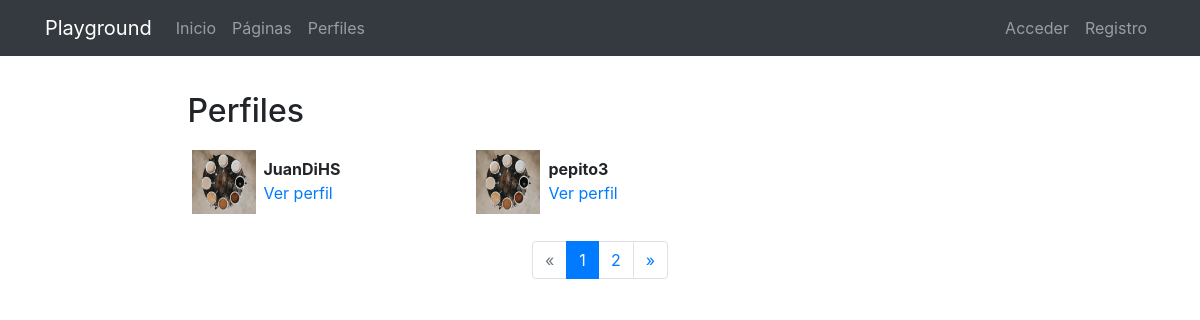
/profiles/, run on the app's committed database.
### registration/models.py (models this page shows)
class Profile(models.Model):
    user = models.OneToOneField(User, on_delete=models.CASCADE)
    avatar = models.ImageField(upload_to=custom_upload_to, null=True, blank=True)
    bio = models.TextField(null=True, blank=True)
    link = models.URLField(max_length=200, null=True, blank=True)
    class Meta:
        ordering = ['user__username']

### profiles/views.py (the view)
# urls.py: path('', ProfileListView.as_view(), name='list'),
class ProfileListView(ListView):
    model = Profile
    template_name = 'profiles/profile_list.html'
    paginate_by = 2

### profiles/templates/profiles/profile_list.html (shortened to what this page needs)
{% extends 'core/base.html' %}
{% load static %}
{% block content %}
<main role="main">
  <div class="container">
    <div class="row mt-3">
      <div class="col-md-9 mx-auto mb-5">
        <h2>Perfiles</h2>
        <div class="row">
          {% for profile in profile_list %}
            <div class="col-md-4 mt-2 mb-3 ">
              <div class="row p-1">
                <div class="col-md-12">
                  {% if profile.avatar %}
                    <img src="{{profile.avatar.url}}" class="img-fluid profile-avatar">
                  {% else %}
                    <img src="{% static 'registration/img/no-avatar.jpg' %}" class="img-fluid profile-avatar">
                  {% endif %}
                  <p class="profile-data">
                    <b>{{profile.user|truncatechars:"16"}}</b><br>
                    <a href="{% url 'profiles:detail' profile.user %}">Ver perfil</a>
                  </p>
                </div>
              </div>
            </div>
          {% endfor %}
        </div>
{% if is_paginated %}
<nav aria-label="Page navigation">
  <ul class="pagination justify-content-center">
    {% if page_obj.has_previous %}
      <li class="page-item ">
        <a class="page-link" href="?page={{ page_obj.previous_page_number }}">&laquo;</a>
      </li>
    {% else %}
      <li class="page-item disabled">
        <a class="page-link" href="#" tabindex="-1">&laquo;</a>
      </li>
    {% endif %}
    {% for i in paginator.page_range %}
      <li class="page-item {% if page_obj.number == i %}active{% endif %}">
        <a class="page-link" href="?page={{ i }}">{{ i }}</a>
      </li>
    {% endfor %}
    {% if page_obj.has_next %}
      <li class="page-item ">
        <a class="page-link" href="?page={{ page_obj.next_page_number }}">&raquo;</a>
      </li>
    {% else %}
      <li class="page-item disabled">
        <a class="page-link" href="#" tabindex="-1">&raquo;</a>
      </li>
    {% endif %}
  </ul>
</nav>
{% endif %}
      </div>
    </div>
  </div>
</main>
{% endblock %}

### core/templates/core/base.html (shortened to what this page needs)
<!DOCTYPE html>
<html lang="es">
  <head>
    {% load static %}
    <link href="{% static 'core/vendor/bootstrap/css/bootstrap.min.css' %}" rel="stylesheet">
    <link href="{% static 'core/vendor/font-awesome/css/font-awesome.min.css' %}" rel="stylesheet" type="text/css">
    <link href="{% static 'core/css/main.css' %}" rel="stylesheet">
  </head>
  <body>
    <body>
      <nav class="navbar navbar-expand-lg navbar-dark bg-dark">
        <div class="container">
          <a class="navbar-brand" href="{% url 'home' %}">Playground</a>
          <div class="collapse navbar-collapse" id="ned">
            <ul class="navbar-nav mr-auto">
              <li class="nav-item">
                <a class="nav-link" href="{% url 'home' %}">Inicio</a>
              </li>
              <li class="nav-item">
                <a class="nav-link" href="{% url 'pages:pages' %}">Páginas</a>
              </li>
              <li class="nav-item">
                <a class="nav-link" href="{% url 'profiles:list' %}">Perfiles</a>
              </li>
            </ul>
            <ul class="navbar-nav">
              {% if not request.user.is_authenticated %}
              <li class="nav-item">
                <a class="nav-link" href="{% url 'login' %}">Acceder</a>
              </li>
              <li class="nav-item">
                <a class="nav-link" href="{% url 'signup' %}">Registro</a>
              </li>
              {% endif %}
            </ul>
          </div>
        </div>
      </nav>
      {% block content %}{% endblock %}
  </body>
</html>

### core/static/core/css/main.css (style rules this page uses)
main { padding-top: 20px; }
:root { --jumbotron-padding-y: 3rem; }

### profiles/templates/profiles/profile_list.html (style rules this page uses)
.profile-avatar { float:left;width:4rem;height:4rem }
.profile-data { padding-left:4.5rem;padding-top:.4rem; }

### data on the page
Profile: avatar (picture), user "JuanDiHS"
Profile: avatar (picture), user "pepito3"

### other printed values
{{ i }} "1" "2"
